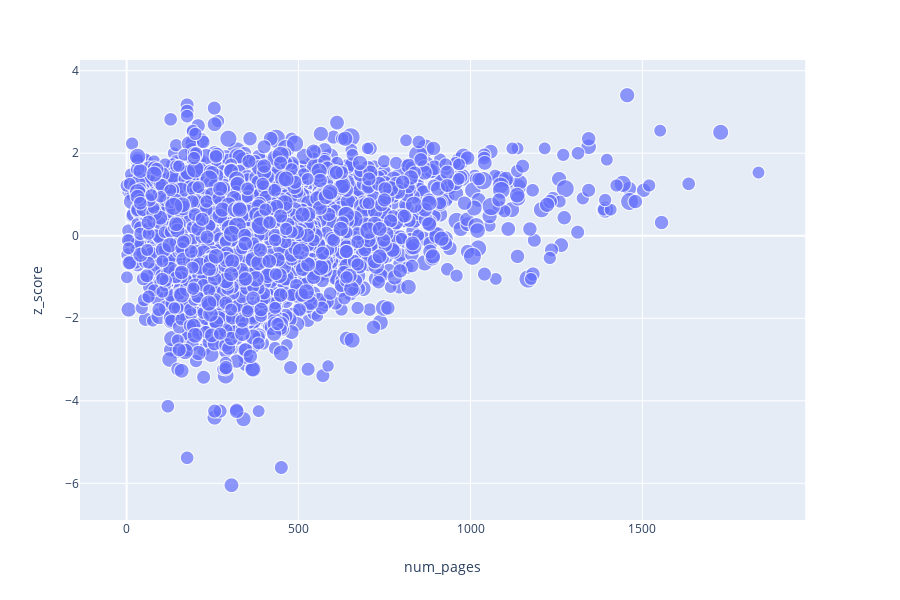

The notebook cell saved with this chart:
### Code cell
import plotly.express as px

fig = px.scatter(wBooks, 
                 x="num_pages", 
                 y="z_score", 
                 hover_name="title", 
                 hover_data=["average_rating"], 
                 size=wBooks['log_reviews'])                 
fig.show()

### Figure 1 — Plotly figure (JSON) as saved in the notebook; plotly's stock layout.template omitted (floating-point values rounded to 4 significant figures; data arrays with more than 128 entries replaced by an {"elided": "..."} marker saying what was removed)
{"data": [{"customdata": {"elided": "4952x1 float values"}, "hoverlabel": {"namelength": 0}, "hovertemplate": "<b>%{hovertext}</b><br><br>num_pages=%{x}<br>z_score=%{y}<br>log_reviews=%{marker.size}<br>average_rating=%{customdata[0]}", "hovertext": {"elided": "4952 str values"}, "legendgroup": "", "marker": {"color": "#636efa", "size": {"elided": "4952 float values"}, "sizemode": "area", "sizeref": 0.02862, "symbol": "circle"}, "mode": "markers", "name": "", "showlegend": false, "type": "scattergl", "x": {"elided": "4952 int values"}, "xaxis": "x", "y": {"elided": "4952 float values"}, "yaxis": "y"}], "layout": {"height": 600, "legend": {"itemsizing": "constant", "tracegroupgap": 0}, "margin": {"t": 60}, "xaxis": {"anchor": "y", "domain": [0, 0.98], "title": {"text": "num_pages"}}, "yaxis": {"anchor": "x", "domain": [0, 1], "title": {"text": "z_score"}}}}
